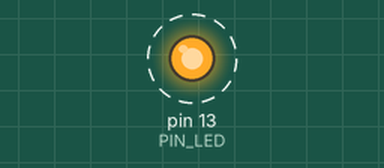
Recording of a sketch running on a simulated Arduino Uno, built with avr-gcc and run on an emulated ATmega328P. On the bench: output pins drawn as LEDs (lit = HIGH). Dashed ring = blinking. What the sketch prints to the serial monitor is not drawn.

Above: at 0.5 s.
Timing chart, 0 to 4.6 s (numbered marks = the images above):
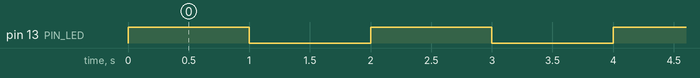

Measured:
- by itself, pin 13 (PIN_LED): alternates HIGH for 1.0 s and LOW for 1.0 s

The sketch:

04_example_3.ino
```cpp
#define PIN_LED 13
unsigned int count;
int toggle;

void setup() {
  pinMode(PIN_LED, OUTPUT);
  Serial.begin(115200);
  while (!Serial) {
    ; // Wait for serial port to connect
  }
  Serial.println("Hello World!");
  count = 0;
  toggle = LOW; // 초기 상태를 LOW로 설정
  digitalWrite(PIN_LED, toggle);
}

void loop() {
  Serial.println(++count);
  toggle = toggle_state(toggle);
  digitalWrite(PIN_LED, toggle);
  delay(1000);
}

int toggle_state(int toggle) {
  return (toggle == LOW) ? HIGH : LOW; // 상태를 반전
}
```
